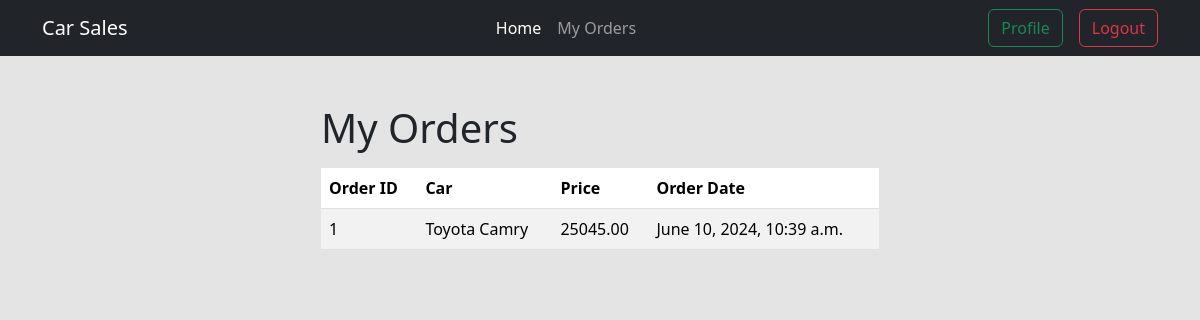
Page /order/my_orders/ (signed in) on the committed database.
### orders/models.py (models this page shows, shortened)
class Order(models.Model):
    user = models.ForeignKey(User, on_delete=models.CASCADE)
    car = models.ForeignKey(Car, on_delete=models.CASCADE)
    quantity = models.IntegerField()
    price = models.DecimalField(max_digits=10, decimal_places=2)
    created_at = models.DateTimeField(auto_now_add=True)

### cars/models.py (models this page shows)
class Car(models.Model):
    name = models.CharField(max_length=100)
    description = models.TextField()
    quantity = models.IntegerField()
    price = models.DecimalField(max_digits=10, decimal_places=2)
    image = models.ImageField(upload_to='uploads/cars/', null=True, blank=True)
    brand = models.ForeignKey(Brand, on_delete=models.CASCADE, related_name='cars')
    def __str__(self):
        return self.name

### orders/views.py (the view)
# urls.py: path("my_orders/", my_orders, name="my_orders"),
@login_required
def my_orders(request):
    orders = Order.objects.filter(user=request.user)
    return render(request, "my_orders.html", {"orders": orders})

### orders/templates/my_orders.html (shortened to what this page needs)
{% extends 'base.html' %}
{% block content %}
{% load crispy_forms_tags %}
<div class="my-5" style="width: 50%; margin: auto;" >
    <h1>My Orders</h1>
    {% if orders %}
    <div class="my-3">
        <table class="table table-striped">
            <thead>
                <tr>
                    <th scope="col">Order ID</th>
                    <th scope="col">Car</th>
                    <th scope="col">Price</th>
                    <th scope="col">Order Date</th>
                </tr>
            </thead>
            <tbody>
                {% for order in orders %}
                    <tr>
                        <td scope="row">{{ order.id }}</td>
                        <td>{{ order.car }}</td>
                        <td>{{ order.car.price }}</td>
                        <td>{{ order.created_at }}</td>
                    </tr>
                {% endfor %}
            </tbody>
        </table>
    </div>
    {% else %}
        <div class="my-3 rounded bg-white d-flex align-items-center justify-content-center" style="height: 200px;">
            <p>No Order Found</p>
        </div>
    {% endif %}
</div>
{% endblock %}

### rows in the picture
Order: id "1", car "Toyota Camry", car.price "25045.00", created_at "June 10, 2024, 10:39 a.m."
